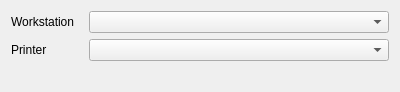
<?xml version="1.0" encoding="UTF-8"?>
<ui version="4.0">
 <class>DlgPrinterOfSchema</class>
 <widget class="QDialog" name="DlgPrinterOfSchema">
  <property name="geometry">
   <rect>
    <x>0</x>
    <y>0</y>
    <width>400</width>
    <height>92</height>
   </rect>
  </property>
  <property name="windowTitle">
   <string>Dialog</string>
  </property>
  <layout class="QHBoxLayout" name="horizontalLayout">
   <item>
    <layout class="QGridLayout" name="gridLayout">
     <item row="1" column="1">
      <widget class="QPComboBox" name="cbPrinter">
       <property name="minimumSize">
        <size>
         <width>300</width>
         <height>0</height>
        </size>
       </property>
       <property name="fieldId" stdset="0">
        <string>ID</string>
       </property>
       <property name="fieldName" stdset="0">
        <string>NAME</string>
       </property>
      </widget>
     </item>
     <item row="1" column="0">
      <widget class="QLabel" name="label">
       <property name="text">
        <string>Printer</string>
       </property>
      </widget>
     </item>
     <item row="2" column="0" colspan="2">
      <widget class="FBtnOkCancel" name="widget" native="true"/>
     </item>
     <item row="0" column="0">
      <widget class="QLabel" name="label_2">
       <property name="text">
        <string>Workstation</string>
       </property>
      </widget>
     </item>
     <item row="0" column="1">
      <widget class="QComboBox" name="cbWorkstation"/>
     </item>
    </layout>
   </item>
  </layout>
 </widget>
 <customwidgets>
  <customwidget>
   <class>QPComboBox</class>
   <extends>QComboBox</extends>
   <header>qpcombobox.h</header>
  </customwidget>
  <customwidget>
   <class>FBtnOkCancel</class>
   <extends>QWidget</extends>
   <header location="global">fbtnokcancel.h</header>
   <container>1</container>
  </customwidget>
 </customwidgets>
 <resources/>
 <connections/>
</ui>
